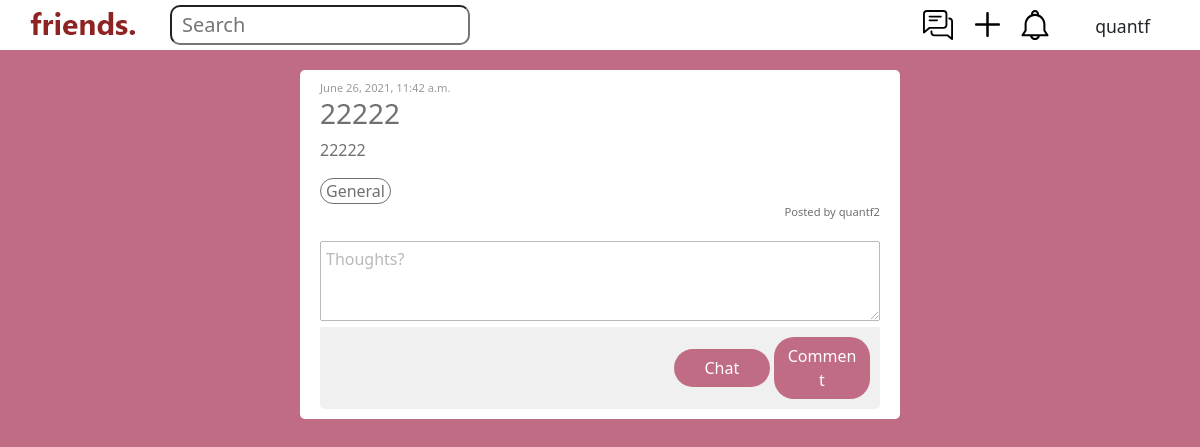
The app's page /thread/2 (signed in), older data.
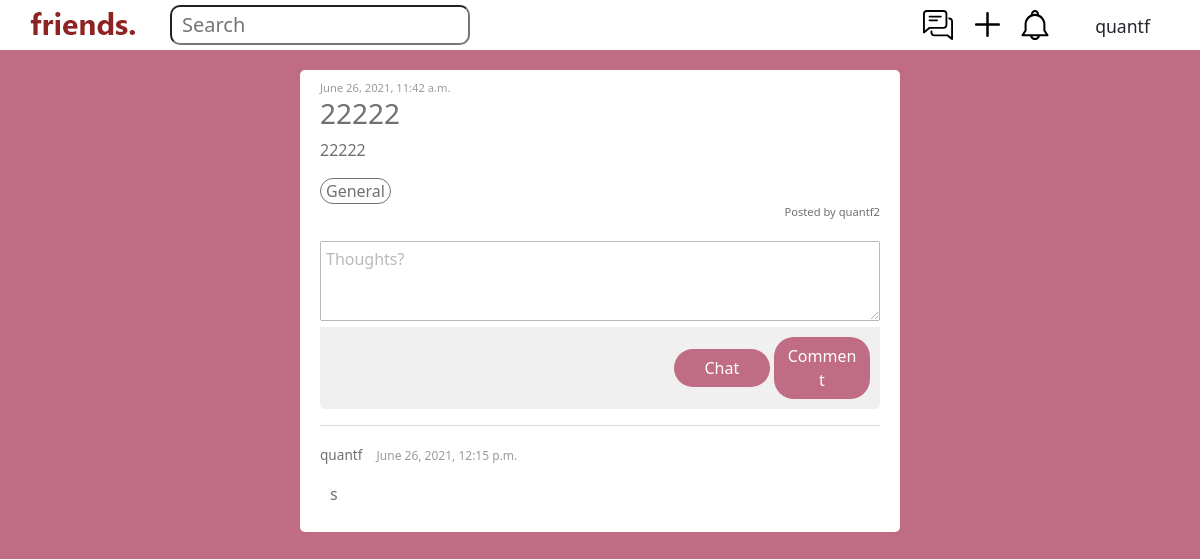
The same page, newer data.
### main/models.py (models this page shows, shortened)
class Postable(PolymorphicModel):
	user = models.ForeignKey(User, on_delete=models.CASCADE)
	content = models.CharField(max_length=200, default='', blank=True)
	created_at = models.DateTimeField(auto_now_add=True)

class Comment(Postable):
	thread = models.ForeignKey(Thread, on_delete=models.CASCADE)

class Postable(PolymorphicModel):
	user = models.ForeignKey(User, on_delete=models.CASCADE)
	content = models.CharField(max_length=200, default='', blank=True)
	created_at = models.DateTimeField(auto_now_add=True)

### main/views.py (the view, shortened to what this page needs)
# urls.py: path("thread/<int:id>", views.index, name="index"),
@login_required(login_url='/loginprompt/')
def index(response, id):
	t = Thread.objects.get(id=id)
	button_mode = t.getThreadChat().checkAllow(response.user)
	already_requested = len(ThreadJoinRequest.objects.filter(threadchat=t.getThreadChat(), requester=response.user)) > 0
	return render(response, "main/index.html",
		{"t":t,
		"button_mode":button_mode,
		"len_list":len(t.getThreadChat().user_list.all()) + 1,
		"requested":already_requested}
		)

### main/models.py (called while the page is built)
	def getThreadChat(self):
		return self.threadchat

	def checkAllow(self, u):
		return u in self.user_list.all() or u == self.thread.getUser()

### main/templates/main/index.html (shortened to what this page needs)
{% extends 'main/base.html' %}
{% block content %}
	<div class="center">
		<div class="full-info">
			<p class="post-datetime">{{t.created_at}}</p>
			<h3>{{t.title}}</h3>
			<p>{{t.content}}</p>
			{% for tag in t.tags %}
				<div class="tags">
					{{tag}}
				</div>
			{% endfor %}
			<div class="postedby">
				<p>Posted by {{t.user}}</p>
			</div>
			<div class="comment-form">
				<form method="post" action="#">
					<textarea name="new" placeholder="Thoughts?" maxlength="200"></textarea>
					<div class="comment-btns">
						{% if button_mode %}
							<button class="comment-btns-btn btn" type="submit", name="gochat", value="true">Chat</button>
						{% elif not requested %}
							<button class="comment-btns-btn btn" type="submit", name="requestchat", value="true">Request</button>
						{% else %}
							<p>Request sent</p>
						{% endif %}
						<button class="comment-btns-btn btn" type="submit">Comment</button>
					</div>
				</form>
			</div>
			<div>
				{% for comment in t.comment_set.all %}
				<hr>
					<div>
						<p class="comment-commenter">{{comment.user}}</p>
						<p class="comment-datetime">{{comment.created_at}}</p>
						<p class="comment-content">{{comment.content}}</p>
					</div>
				{% endfor%}
			</div>
		</div>
	</div>
{% endblock %}

Row changes from the older to the newer data that the page shows:
added Comment: user "quantf", created_at "June 26, 2021, 12:15 p.m.", content "s"
